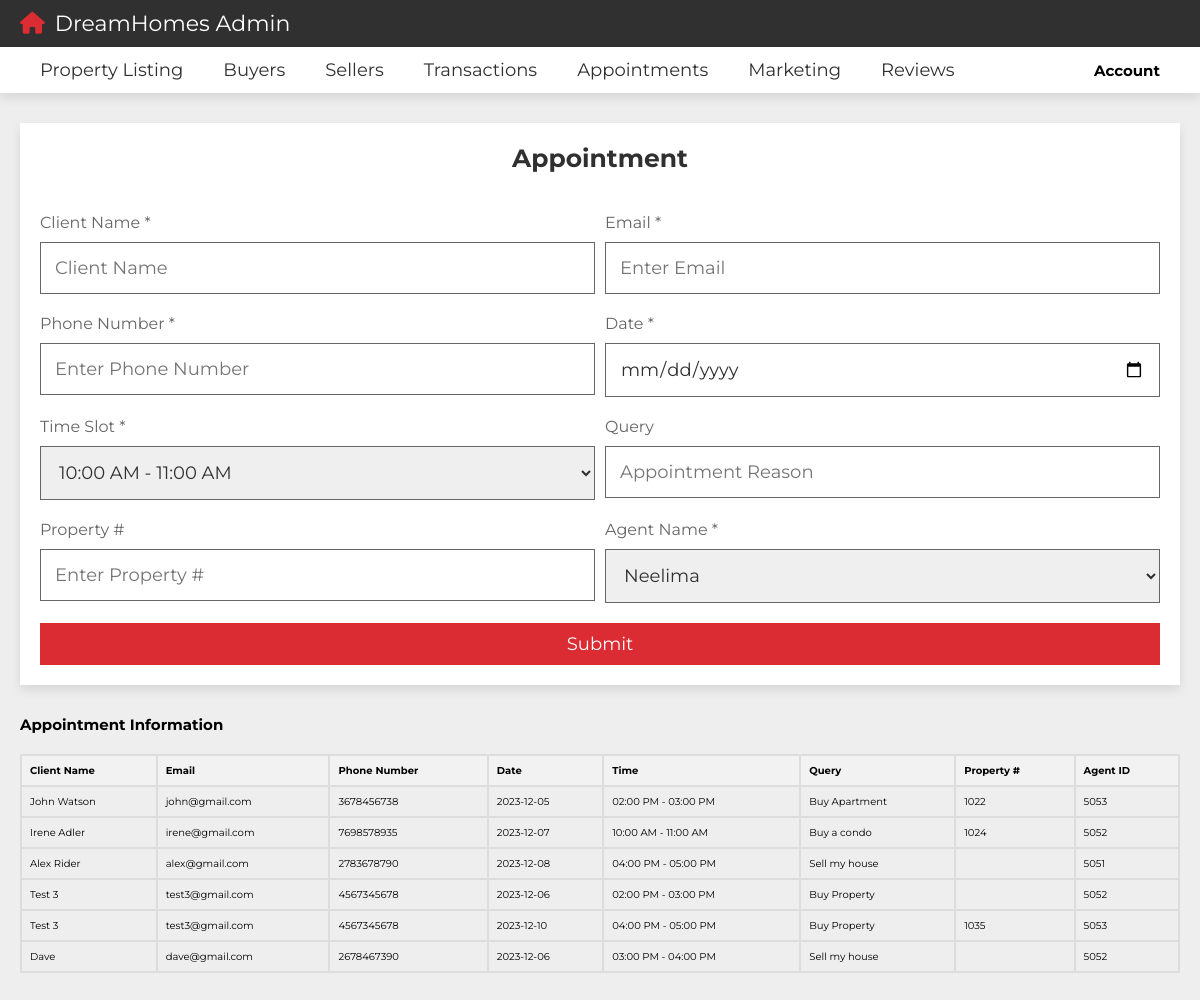
Screenshot of /project/admin_appointments.php (signed in) with the database file from the repository.
### tables this page shows
CREATE TABLE `Appointment` (
  `Appointment_Id` int NOT NULL AUTO_INCREMENT,
  `name` varchar(45) NOT NULL,
  `email` varchar(45) NOT NULL,
  `phone_number` varchar(10) NOT NULL,
  `date` date NOT NULL,
  `time` varchar(45) NOT NULL,
  `query` varchar(100) DEFAULT NULL,
  `P_no` varchar(10) DEFAULT NULL,
  `A_Id` int DEFAULT NULL,
  PRIMARY KEY (`Appointment_Id`),
  KEY `fk_Appointment_Agent1_idx` (`A_Id`),
  CONSTRAINT `fk_Appointment_Agent1` FOREIGN KEY (`A_Id`) REFERENCES `Agent` (`A_Id`)
);

### project/admin_appointments.php (the view, shortened to what this page needs)
<?php
include 'config.php';
?>
<!DOCTYPE html>
<html lang="en">
<head>
   <link rel="stylesheet" href="https://cdnjs.cloudflare.com/ajax/libs/font-awesome/6.2.0/css/all.min.css">
   <link rel="stylesheet" href="css/style.css">
</head>
<body>
<header class="header">
   <nav class="navbar nav-1">
      <section class="flex">
         <a href="admin.php" class="logo"><i class="fas fa-house"></i>DreamHomes Admin</a>
      </section>
   </nav>
   <nav class="navbar nav-2">
      <section class="flex">
         <div class="menu">
            <ul>
               <li><a href="admin_property_listing_form.php">Property Listing</i></a></li>
               <li><a href="admin_buyers.php">Buyers</i></a></li>
               <li><a href="admin_sellers.php">Sellers</a></i></li>
               <li><a href="admin_transactions.php">Transactions</a></i></li>
               <li><a href="admin_appointments.php">Appointments</a></i></li>
               <li><a href="admin_marketing.php">Marketing</a></i></li>
               <li><a href="admin_reviews.php#faq">Reviews</a></i></li>
            </ul>
         </div>
         <ul>
            <li>
            <div class="account-container">
            <div class="account-btn">
                <h2><b>Account</b></h2>
                  </div>
               </ul>
      </section>
   </nav>
</header>
<section class="filters" style="padding-bottom: 0;">
   <form action="" method="post" enctype="multipart/form-data">
      <h3>Appointment</h3>
         <div class="flex">
            <div class="box">
               <p>Client Name *</p>
               <input type="text" name="name" required maxlength="50" placeholder="Client Name" class="input">
            </div>
            <div class="box">
               <p>Email *</p>
               <input type="text" name="email" required maxlength="50" placeholder="Enter Email" class="input">
            </div>
            <div class="box">
               <p>Phone Number *</p>
               <input type="text" name="phone_number" required maxlength="50" placeholder="Enter Phone Number" class="input">
            </div>
            <div class="box">
               <p>Date *</p>
               <input type="date" class="input" name="date" required>
            </div>
            <div class="box">
               <p>Time Slot *</p>
               <select name="time" class="input" required>
                  <option value="10:00 AM - 11:00 AM">10:00 AM - 11:00 AM</option>
               </select>
            </div>
            <div class="box">
               <p>Query</p>
               <input type="text" name="query" maxlength="50" placeholder="Appointment Reason" class="input">
            </div>
            <div class="box">
               <p>Property #</p>
               <input type="text" name="P_no" maxlength="50" placeholder="Enter Property #" class="input">
            </div>
            <div class="box">
               <p>Agent Name *</p>
               <select name="A_Id" class="input" required>
                  <option value="5051">Neelima</option>
               </select>
            </div>
         </div>
         <input type="submit" value="submit" name="submit" class="btn">
   </form>
</section>
<section class="">
    <h1>Appointment Information</h1>
    <?php
        $sql = "SELECT * FROM Appointment";
        $result = $conn->query($sql);
        if ($result->num_rows > 0) {
            echo "<table border='1'>";
            echo "<tr><th> Client Name </th><th> Email </th><th> Phone Number </th><th> Date </th><th> Time </th><th> Query </th><th> Property # </th><th> Agent ID </th></tr>";
            while($row = $result->fetch_assoc()) {
                echo "<tr>";
                echo "<td>" . $row["name"] . "</td>";
                echo "<td>" . $row["email"] . "</td>";
                echo "<td>" . $row["phone_number"] . "</td>";
                echo "<td>" . $row["date"] . "</td>";
                echo "<td>" . $row["time"] . "</td>";
                echo "<td>" . $row["query"] . "</td>";
                echo "<td>" . $row["P_no"] . "</td>";
                echo "<td>" . $row["A_Id"] . "</td>";
                echo "</tr>";
            }
            echo "</table>";
        } else {
            echo "0 results";
        }
    ?>
    </section>
</body>
</html>

### project/css/style.css (style rules this page uses)
:root { --main-color:#DA2C32; --light-color:#666; --light-bg:#eee; --white:#fff; --black:#303030; --border:.1rem solid var(--light-color); --box-shodow:0 .5rem 1rem rgba(0,0,0,.1); }
* { font-family: 'Montserrat', sans-serif; margin: 0; padding: 0; box-sizing: border-box; outline: none; border: none; text-decoration: none; }
html { font-size: 62.5%; overflow-x: hidden; scroll-behavior: smooth; scroll-padding-top: 10rem; }
body { background-color: var(--light-bg); }
section { padding: 3rem 2rem; max-width: 1200px; margin: 0 auto; }
.btn, .inline-btn { margin-top: 1rem; padding: 1rem 3rem; background-color: var(--main-color); color: var(--white); cursor: pointer; text-align: center; font-size: 1.8rem; text-transform: capitalize; }
.btn { display: block; width: 100%; }
.header { position: sticky; top: 0; left: 0; right: 0; z-index: 1000; box-shadow: var(--box-shodow); }
.header .navbar.nav-1 .flex { padding-top: 1rem; padding-bottom: 1rem; }
.header .navbar.nav-2 .flex { padding-top: 0; padding-bottom: 0; }
.header .navbar.nav-1 { background-color: var(--black); }
.header .navbar.nav-2 { background-color: var(--white); }
.header .navbar .flex { display: flex; align-items: center; justify-content: space-between; }
.header .navbar .flex .logo { font-size: 2.2rem; color: var(--white); }
.header .navbar .flex .logo i { color: var(--main-color); margin-right: 1rem; }
.header .navbar .flex ul { list-style: none; }
.header .navbar .flex ul li { float: left; position: relative; }
.header .navbar .flex ul li a { display: inline-block; padding: 1.2rem 2rem; font-size: 1.8rem; color: var(--black); background-color: var(--white); }
.account-container { display: flex; justify-content: flex-end; align-items: center; height: 45px; background-color: #fff; padding: 0 20px; }
.account-btn { position: relative; cursor: pointer; margin-left: 20px; }
.filters form { background-color: var(--white); box-shadow: var(--box-shodow); padding: 2rem; }
.filters form h3 { font-size: 2.5rem; padding-bottom: 2rem; color: var(--black); text-transform: capitalize; text-align: center; }
.filters form .flex { display: flex; gap: 1rem; flex-wrap: wrap; }
.filters form .flex .box { flex: 1 1 40rem; }
.filters form .flex .box .input { width: 100%; margin: 1rem 0; font-size: 1.8rem; color: var(--black); border: var(--border); padding: 1.4rem; }
.filters form .flex .box p { font-size: 1.6rem; color: var(--light-color); }
h3 { color: #333; font-size: 36px; margin-bottom: 20px; }

### project/admin_appointments.php (style rules this page uses)
table { border-collapse: collapse; width: 100%; margin-top: 20px; }
th, td { border: 2px solid #ddd; padding: 8px; text-align: left; }
th { background-color: #f2f2f2; }

### rows the page displays
appointment: name "John Watson", email "john@gmail.com", phone_number "3678456738", date "2023-12-05", time "02:00 PM - 03:00 PM", query "Buy Apartment", P_no "1022", A_Id "5053"
appointment: name "Irene Adler", email "irene@gmail.com", phone_number "7698578935", date "2023-12-07", time "10:00 AM - 11:00 AM", query "Buy a condo", P_no "1024", A_Id "5052"
appointment: name "Alex Rider", email "alex@gmail.com", phone_number "2783678790", date "2023-12-08", time "04:00 PM - 05:00 PM", query "Sell my house", A_Id "5051"
appointment: name "Test 3", email "test3@gmail.com", phone_number "4567345678", date "2023-12-06", time "02:00 PM - 03:00 PM", query "Buy Property", A_Id "5052"
appointment: name "Test 3", email "test3@gmail.com", phone_number "4567345678", date "2023-12-10", time "04:00 PM - 05:00 PM", query "Buy Property", P_no "1035", A_Id "5053"
appointment: name "Dave", email "dave@gmail.com", phone_number "2678467390", date "2023-12-06", time "03:00 PM - 04:00 PM", query "Sell my house", A_Id "5052"
